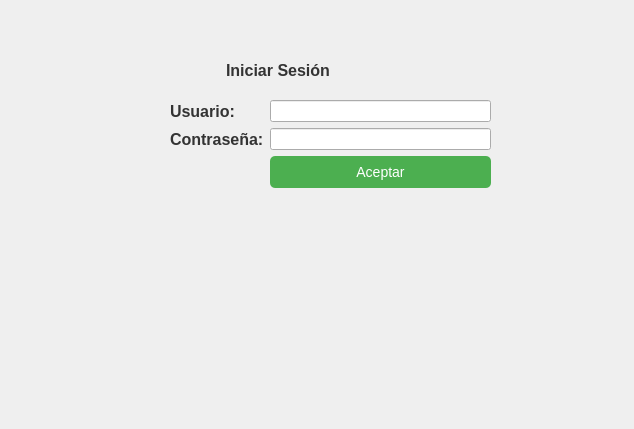
<ui version="4.0">
 <class>inicio_sesion</class>
 <widget class="QDialog" name="inicio_sesion">
  <property name="geometry">
   <rect>
    <x>0</x>
    <y>0</y>
    <width>634</width>
    <height>429</height>
   </rect>
  </property>
  <property name="windowTitle">
   <string>Dialog</string>
  </property>
  <widget class="QWidget" name="formLayoutWidget">
   <property name="geometry">
    <rect>
     <x>170</x>
     <y>100</y>
     <width>321</width>
     <height>281</height>
    </rect>
   </property>
   <layout class="QFormLayout" name="formLayout_2">
    <item row="0" column="0">
     <widget class="QLabel" name="usuarioLabel">
      <property name="text">
       <string>Usuario:</string>
      </property>
     <property name="styleSheet"><string>font-size: 16px; color: #333; font-weight: bold;</string></property></widget>
    </item>
    <item row="0" column="1">
     <widget class="QLineEdit" name="inputUsuario" />
    </item>
    <item row="1" column="0">
     <widget class="QLabel" name="contraseALabel">
      <property name="text">
       <string>Contraseña:</string>
      </property>
     <property name="styleSheet"><string>font-size: 16px; color: #333; font-weight: bold;</string></property></widget>
    </item>
    <item row="1" column="1">
     <widget class="QLineEdit" name="inputContrasena">
      <property name="text">
       <string />
      </property>
     </widget>
    </item>
    <item row="2" column="1">
     <widget class="QPushButton" name="btnLogin">
      <property name="text">
       <string>Aceptar</string>
      </property>
     <property name="styleSheet"><string>background-color: #4CAF50; color: white; font-size: 14px; padding: 8px; border-radius: 5px;</string></property></widget>
    </item>
   </layout>
  </widget>
  <widget class="QLabel" name="label">
   <property name="geometry">
    <rect>
     <x>226</x>
     <y>50</y>
     <width>141</width>
     <height>41</height>
    </rect>
   </property>
   <property name="toolTip">
    <string>&lt;html&gt;&lt;head/&gt;&lt;body&gt;&lt;p&gt;&lt;span style=" font-size:14pt; font-weight:600;"&gt;Iniciar Sesión&lt;/span&gt;&lt;/p&gt;&lt;/body&gt;&lt;/html&gt;</string>
   </property>
   <property name="styleSheet">
    <string notr="true" />
   </property>
   <property name="text">
    <string>Iniciar Sesión</string>
   </property>
  <property name="styleSheet"><string>font-size: 16px; color: #333; font-weight: bold;</string></property></widget>
  <widget class="QLabel" name="labelError">
   <property name="geometry">
    <rect>
     <x>370</x>
     <y>40</y>
     <width>47</width>
     <height>13</height>
    </rect>
   </property>
   <property name="text">
    <string />
   </property>
  <property name="styleSheet"><string>font-size: 16px; color: #333; font-weight: bold;</string></property></widget>
 </widget>
 <resources />
 <connections />
</ui>
